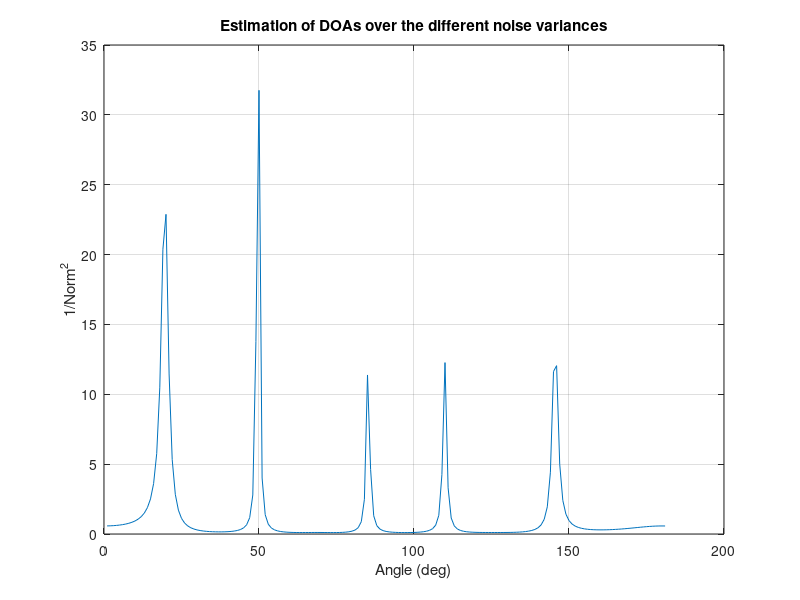

Write the MATLAB code that produced this figure. (Note: this script raises an error after producing the figure.)
% Direction of Arrival Estimation, i.e., Spatial Spectrum Estimation

% MUSIC: Multiple Signal Classification
clc;
clear;
delete(findall(0, 'Type', 'figure'));

% STEP a: Simulating the Narrowband Sources %%%%%%%%%%%%%%%%%%%%%%%%%%%%%%
p = 100; % Number of time snapshots
fs = 10^7; % Sampling frequency
fc = 10^6 ; % Center frequency of narrowband sources
M = 10; % Number of array elements, i.e., sensors or antennas
N = 5; % Number of sources
sVar = 1; % Variance of the amplitude of the sources

% p snapshots of N narrowband sources with random amplitude of mean zero
% and covariance 1
s = sqrt(sVar)*randn(N, p).*exp(1i*(2*pi*fc*repmat([1:p]/fs, N, 1)));
% STEP a: Simulating the Narrowband Sources %%%%%%%%%%%%%%%%%%%%%%%%%%%%%%


% STEP b: Mixing the sources and getting the sensor signals %%%%%%%%%%%%%%
doa = [20; 50; 85; 110; 145]; %DOAs
cSpeed = 3*10^8 ; % Speed of light
dist = 150; % Sensors (i.e., antennas) spacing in meters

% Constructing the Steering matrix
A = zeros(M, N);
for k = 1:N
    A(:, k) = exp(-1i*2*pi*fc*dist*cosd(doa(k))*(1/cSpeed)*[0:M-1]'); 
end

noiseCoeff = 1; % Variance of added noise
x = A*s + sqrt(noiseCoeff)*randn(M, p); % Sensor signals
% STEP b: Mixing the sources and getting the sensor signals %%%%%%%%%%%%%%


% STEP c: Estimating the covariance matrix of the sensor array %%%%%%%%%%%
R = (x*x')/p; % Empirical covariance of the antenna data
% STEP c: Estimating the covariance matrix of the sensor array %%%%%%%%%%%


% STEP d: Finding the noise subspace and estimating the DOAs %%%%%%%%%%%%%
[V, D] = eig(R);
noiseSub = V(:, 1:M-N); % Noise subspace of R

theta = 0:1:180; %Peak search
a = zeros(M, length(theta));
res = zeros(length(theta), 1);
for i = 1:length(theta)
    a(:, i) = exp(-1i*2*pi*fc*dist*cosd(i)*(1/cSpeed)*[0:M-1]');
    res(i, 1) = 1/(norm(a(:, i)'*noiseSub).^2);
end

[resSorted, orgInd] = sort(res, 'descend');
DOAs = orgInd(1:N, 1);
% STEP d: Finding the noise subspace and estimating the DOAs %%%%%%%%%%%%%



%%
clc;
clear;
delete(findall(0, 'Type', 'figure'));

% STEP e: Repeating the experiment for different parameters %%%%%%%%%%%%%%
DOAs1 = [];
DOAs2 = [];
DOAs3 = [];
p = 100; % Number of time snapshots
fs = 10^7; % Sampling frequency
fc = 10^6 ; % Center frequency of narrowband sources
M = 10; % Number of array elements, i.e., sensors or antennas
N = 5; % Number of sources
doa = [20; 50; 85; 110; 145]; %DOAs
cSpeed = 3*10^8 ; % Speed of light

%%% PART 1, repeating for different noise variances
dist = 150;
sVar = 1;

s = sqrt(sVar)*randn(N, p).*exp(1i*(2*pi*fc*repmat([1:p]/fs, N, 1)));

A = zeros(M, N);
for k = 1:N
    A(:, k) = exp(-1i*2*pi*fc*dist*cosd(doa(k))*(1/cSpeed)*[0:M-1]'); 
end

noiseV = [1, 5, 10, 20, 35, 50];
for i = 1:size(noiseV, 2)
    noiseCoeff = noiseV(i); % Variance of added noise
    
    x = A*s + sqrt(noiseCoeff)*randn(M, p); % Sensor signals
    R = (x*x')/p; % Empirical covariance of the antenna data
    
    [V, D] = eig(R);
    noiseSub = V(:, 1:M-N); % Noise subspace of R
    
    theta = 0:1:180; %Peak search
    a = zeros(M, length(theta));
    res = zeros(length(theta), 1);
    for j = 1:length(theta)
        a(:, j) = exp(-1i*2*pi*fc*dist*cosd(j)*(1/cSpeed)*[0:M-1]');
        res(j, 1) = 1/(norm(a(:, j)'*noiseSub).^2);
    end
    [resSorted, orgInd] = sort(res, 'descend');
    DOAs1 = [DOAs1, orgInd(1:N, 1)]; 
    
    figure;
    plot(res);
    xlabel('Angle (deg)');
    ylabel('1/Norm^2');
    title ('Estimation of DOAs over the different noise variances')
    grid;
    
    % Reffering to the results, we can infer that there is a negative correlation
    % between the noise variance and the accuracy of estimation, i.e., the latter
    % decreases as we increase the former. This is because the peaks are became
    % less sharp and some fake peaks are generated in some cases.
    
    % If we start from the largest eigen value to the smallest one in the 
    % corresponding diagonal matrix and calculate the difference between
    % i-th and (i-1)-th eigen values, we observe that for low noise cases,  
    % there are approximately M-N larger eigen values which among them, the  
    % difference between i-th and (i-1)-th one is much greater than the
    % corresponding figure for the remaining eigen values. Hence we can
    % conclude that M-N is the number of sources.
    
    % This function can give an estimation of the number of sources
    disp (['Estimated number of sources (noise variance = ', ...
        num2str(noiseCoeff),'): ', num2str(numSources(D))]);
    
end
%%
%%% PART 2, repeating for different inter-spacing between antennas
noiseCoeff = 5; % Variance of added noise
sVar = 1;

s = sqrt(sVar)*randn(N, p).*exp(1i*(2*pi*fc*repmat([1:p]/fs, N, 1)));

distV = [50, 100, 150, 200, 253]; % Differenet spacings in meters
for i = 1:size(distV, 2)
    dist = distV(i);
    
    A = zeros(M, N);
    for k = 1:N
        A(:, k) = exp(-1i*2*pi*fc*dist*cosd(doa(k))*(1/cSpeed)*[0:M-1]'); 
    end
    
    x = A*s + sqrt(noiseCoeff)*randn(M, p); % Sensor signals
    R = (x*x')/p; % Empirical covariance of the antenna data
    
    [V, D] = eig(R);
    noiseSub = V(:, 1:M-N); % Noise subspace of R
    
    theta = 0:1:180; %Peak search
    a = zeros(M, length(theta));
    res = zeros(length(theta), 1);
    for j = 1:length(theta)
        a(:, j) = exp(-1i*2*pi*fc*dist*cosd(j)*(1/cSpeed)*[0:M-1]');
        res(j, 1) = 1/(norm(a(:, j)'*noiseSub).^2);
    end
    [resSorted, orgInd] = sort(res, 'descend');
    DOAs2 = [DOAs2, orgInd(1:N, 1)]; 
    
    figure;
    plot(res);
    xlabel('Angle (deg)');
    ylabel('1/Norm^2');
    title ('Estimation of DOAs over the different inter-spacing between antennas')
    grid; 

    % Reffering to the results, we can observe that (very) large or (very)
    % small spacing between antennas can result in low accuracy of
    % estimation due to the generation of small and/or fake peaks. Thus,
    % there is an optimum value for inter-spacing between antennas and can
    % be calculated by doing a sweep on its corresponding variable.
    
end

%%% PART 3, repeating for different variances of the amplitude of sources
noiseCoeff = 5; % Variance of added noise
dist = 150;
sVarV = [0.01, 0.1, 1, 5, 10]; % Differenet amplitude variances
for i = 1:size(sVarV, 2)
    sVar = sVarV(i); % Variance of the amplitude of the sources
    s = sqrt(sVar)*randn(N, p).*exp(1i*(2*pi*fc*repmat([1:p]/fs, N, 1)));
    
    A = zeros(M, N);
    for k = 1:N
        A(:, k) = exp(-1i*2*pi*fc*dist*cosd(doa(k))*(1/cSpeed)*[0:M-1]'); 
    end
    
    x = A*s + sqrt(noiseCoeff)*randn(M, p); % Sensor signals
    R = (x*x')/p; % Empirical covariance of the antenna data
    
    [V, D] = eig(R);
    noiseSub = V(:, 1:M-N); % Noise subspace of R
    
    theta = 0:1:180; %Peak search
    a = zeros(M, length(theta));
    res = zeros(length(theta), 1);
    for j = 1:length(theta)
        a(:, j) = exp(-1i*2*pi*fc*dist*cosd(j)*(1/cSpeed)*[0:M-1]');
        res(j, 1) = 1/(norm(a(:, j)'*noiseSub).^2);
    end
    [resSorted, orgInd] = sort(res, 'descend');
    DOAs3 = [DOAs3, orgInd(1:N, 1)]; 
    
    figure;
    plot(res);
    xlabel('Angle (deg)');
    ylabel('1/Norm^2');
    title ('Estimation of DOAs over the differenet sources amplitude variances')
    grid;
    
    % Reffering to the results, we can infer that there is a positive
    % correlation between the the variance of the amplitude of the sources 
    % and the accuracy of estimation, i.e., the latter increases as we
    % increase the former. This is because the peaks are became sharper and 
    % larger, and also fake peaks are prevented.

end
% STEP e: Repeating the experiment for different parameters %%%%%%%%%%%%%%
